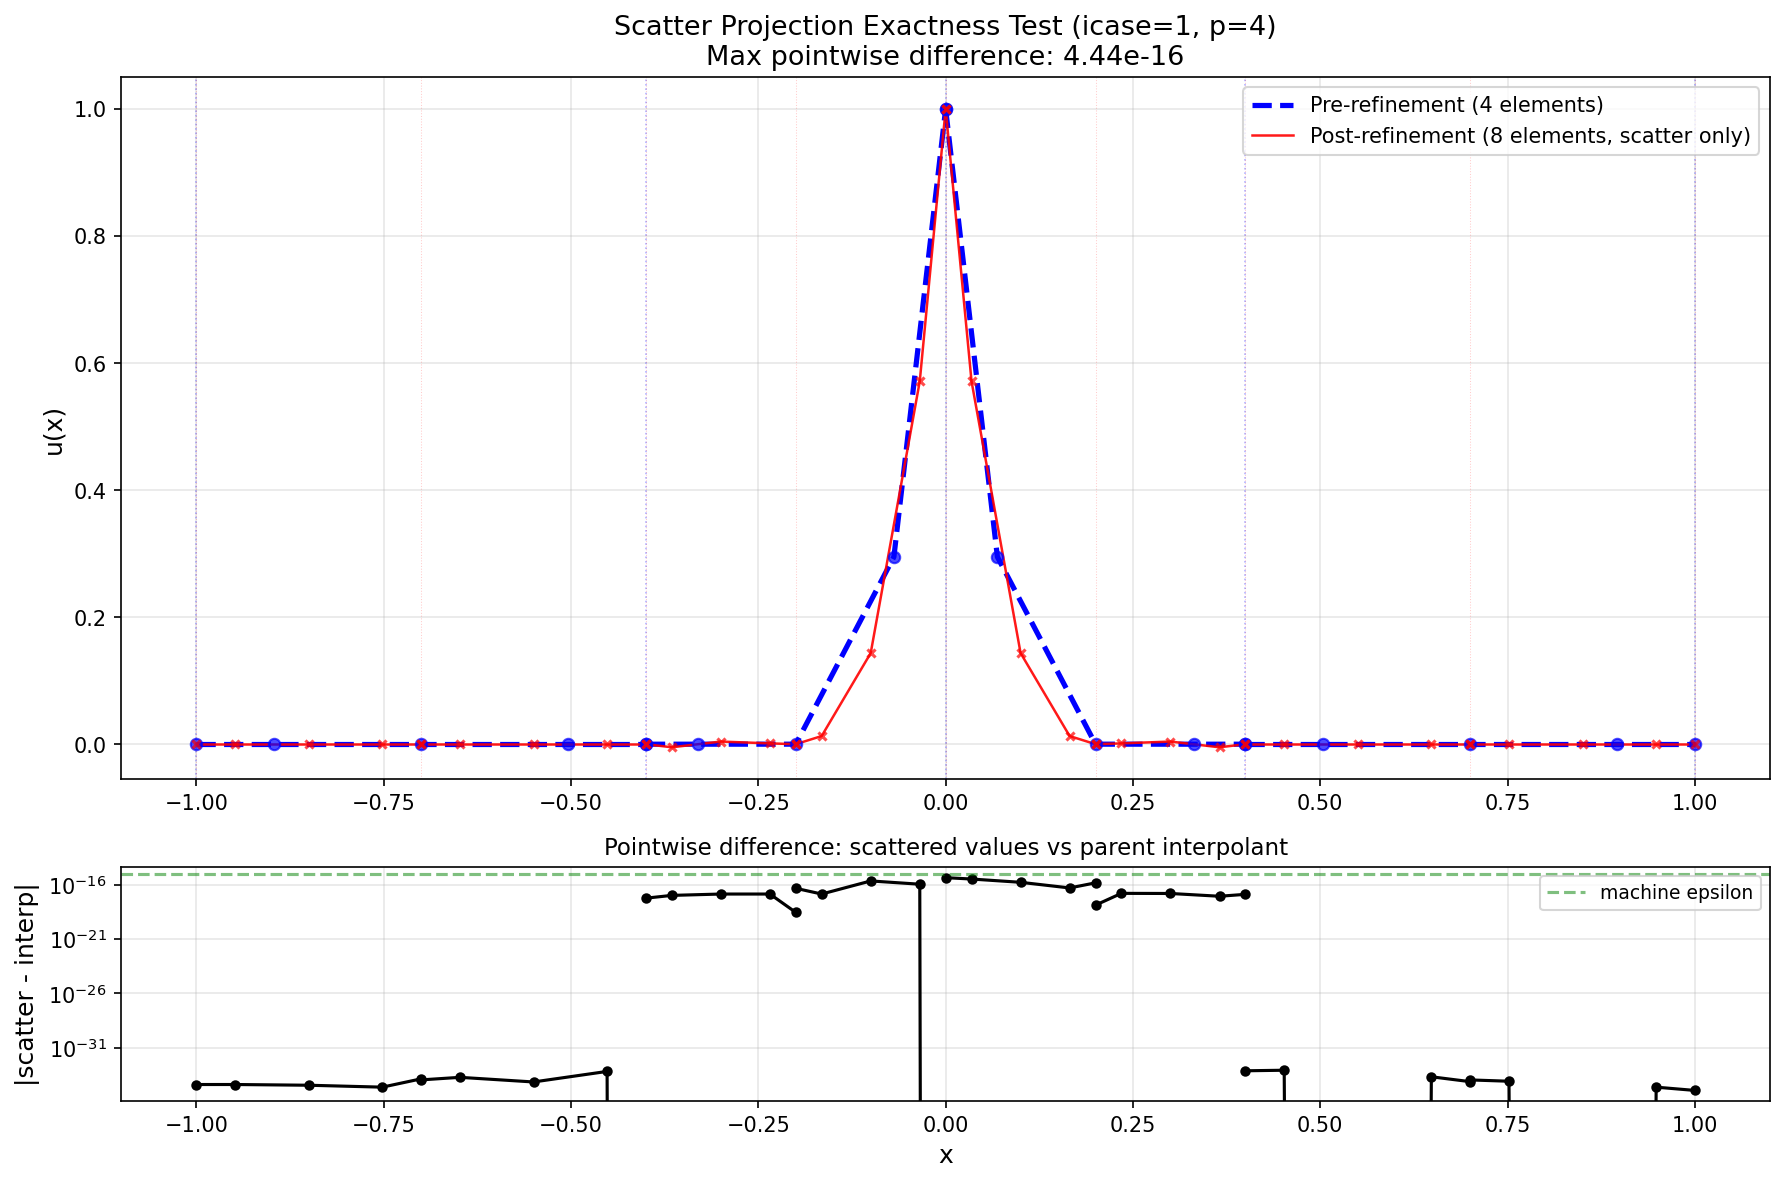

Python code for this plot:
"""
Test: Is scatter projection exact for degree-p polynomials?

Initialize the Gaussian IC (icase=1) on the 4-element base mesh [-1, -0.4, 0, 0.4, 1].
Plot the solution (dashed). Refine all 4 elements via scatter projection (no time-stepping).
Plot the refined solution on top (solid). If scatter is exact, the curves overlap perfectly.

Also: evaluate the parent Lagrange interpolants at the children's physical node locations
and compare directly against the scattered values. This isolates the scatter operation from
any grid-rebuild or matrix-update effects.

Run from project root:
    python -m tests.multiround_buildout.test_projection_exactness
    
Or directly (with path setup):
    python tests/multiround_buildout/test_projection_exactness.py
"""

import os
import sys

import matplotlib.pyplot as plt
import numpy as np

from backends.python_1d.dg.basis import Lagrange_basis
from backends.python_1d.solvers.dg_advection_solver_multiround import DGAdvectionSolver


def main():
    # =========================================================================
    # 1. Initialize solver on 4-element base mesh
    # =========================================================================
    xelem = np.array([-1.0, -0.4, 0.0, 0.4, 1.0])
    solver = DGAdvectionSolver(
        nop=4,
        xelem=xelem,
        max_elements=64,
        max_level=4,
        courant_max=0.1,
        icase=1,          # Gaussian pulse
        periodic=True,
        verbose=False,
        balance=False
    )

    ngl = solver.ngl  # 5 LGL nodes per element

    # =========================================================================
    # 2. Capture pre-refinement state
    # =========================================================================
    pre_coord = solver.coord.copy()
    pre_q = solver.q.copy()
    pre_active = solver.active.copy()
    pre_nelem = solver.nelem
    pre_intma = solver.intma.copy()
    pre_xelem = solver.xelem.copy()
    xgl = solver.xgl.copy()

    print("=" * 70)
    print("SCATTER PROJECTION EXACTNESS TEST")
    print("=" * 70)
    print(f"\nPre-refinement: {pre_nelem} elements, {len(pre_q)} DOFs")
    print(f"Element boundaries: {pre_xelem}")
    print(f"Active element IDs: {pre_active}")

    # Store per-element data for later interpolation check
    parent_data = []
    for i in range(pre_nelem):
        nodes = pre_intma[:, i]
        parent_data.append({
            'x': pre_coord[nodes].copy(),
            'u': pre_q[nodes].copy(),
            'x_left': pre_xelem[i],
            'x_right': pre_xelem[i + 1],
        })

    # =========================================================================
    # 3. Refine all 4 elements (scatter projection, no time-stepping)
    # =========================================================================
    # Refine all base elements via the single-element primitive, high index to
    # low so positions don't shift; children of parent p land at 2p, 2p+1.
    for i in reversed(range(pre_nelem)):
        solver.refine_element(i)

    post_coord = solver.coord.copy()
    post_q = solver.q.copy()
    post_nelem = solver.nelem
    post_intma = solver.intma.copy()
    post_xelem = solver.xelem.copy()

    print(f"\nPost-refinement: {post_nelem} elements, {len(post_q)} DOFs")
    print(f"Element boundaries: {post_xelem}")

    # =========================================================================
    # 4. Direct interpolation check (bypasses grid rebuild entirely)
    #    For each parent, evaluate its Lagrange interpolant at child node
    #    physical locations, compare against scattered child values.
    # =========================================================================
    print("\n" + "-" * 70)
    print("DIRECT INTERPOLATION CHECK")
    print("(Evaluate parent polynomial at child node locations vs scattered values)")
    print("-" * 70)

    max_diff_overall = 0.0

    for p_idx in range(pre_nelem):
        p = parent_data[p_idx]
        p_u = p['u']        # parent's 5 nodal values
        p_left = p['x_left']
        p_right = p['x_right']
        p_width = p_right - p_left

        # The two children of this parent are at post-refinement indices 2*p_idx, 2*p_idx+1
        for c_local in range(2):
            c_idx = 2 * p_idx + c_local
            c_nodes = post_intma[:, c_idx]
            c_x_phys = post_coord[c_nodes]   # child's physical node locations
            c_u_scatter = post_q[c_nodes]     # child's scattered values

            # Map child physical locations into parent's reference [-1, 1]
            c_x_ref = 2.0 * (c_x_phys - p_left) / p_width - 1.0

            # Evaluate parent's Lagrange interpolant at these reference locations
            psi_at_child, _ = Lagrange_basis(ngl, ngl, xgl, c_x_ref)
            u_interp = psi_at_child.T @ p_u  # (5,) interpolated values

            diff = np.abs(c_u_scatter - u_interp)
            max_diff = np.max(diff)
            max_diff_overall = max(max_diff_overall, max_diff)

            label = "left" if c_local == 0 else "right"
            print(f"  Parent {p_idx} -> {label} child (elem {c_idx}): "
                  f"max|scatter - interp| = {max_diff:.2e}")

    print(f"\n  >>> OVERALL MAX DIFFERENCE: {max_diff_overall:.2e}")
    if max_diff_overall < 1e-13:
        print("  >>> VERDICT: Scatter projection is EXACT (to machine precision)")
    elif max_diff_overall < 1e-10:
        print("  >>> VERDICT: Scatter projection has SMALL errors (likely floating point)")
    else:
        print("  >>> VERDICT: Scatter projection has SIGNIFICANT errors — investigate!")

    # =========================================================================
    # 5. Plot: pre-refinement (dashed) vs post-refinement (solid)
    # =========================================================================
    fig, axes = plt.subplots(2, 1, figsize=(12, 8), gridspec_kw={'height_ratios': [3, 1]})

    # --- Top panel: solution overlay ---
    ax = axes[0]

    # Plot pre-refinement solution element by element (dashed, thick)
    for i in range(pre_nelem):
        nodes = pre_intma[:, i]
        x_elem = pre_coord[nodes]
        u_elem = pre_q[nodes]
        label = 'Pre-refinement (4 elements)' if i == 0 else None
        ax.plot(x_elem, u_elem, 'b--', linewidth=2.5, label=label)

    # Plot post-refinement solution element by element (solid, thinner)
    for i in range(post_nelem):
        nodes = post_intma[:, i]
        x_elem = post_coord[nodes]
        u_elem = post_q[nodes]
        label = 'Post-refinement (8 elements, scatter only)' if i == 0 else None
        ax.plot(x_elem, u_elem, 'r-', linewidth=1.2, label=label, alpha=0.9)

    # Mark element boundaries
    for xb in pre_xelem:
        ax.axvline(xb, color='blue', linestyle=':', alpha=0.3, linewidth=0.8)
    for xb in post_xelem:
        ax.axvline(xb, color='red', linestyle=':', alpha=0.2, linewidth=0.5)

    # Mark pre-refinement LGL nodes
    ax.scatter(pre_coord, pre_q, color='blue', s=30, zorder=5, alpha=0.7)
    # Mark post-refinement LGL nodes
    ax.scatter(post_coord, post_q, color='red', s=15, zorder=5, marker='x', alpha=0.7)

    ax.set_ylabel('u(x)', fontsize=12)
    ax.set_title(f'Scatter Projection Exactness Test (icase=1, p=4)\n'
                 f'Max pointwise difference: {max_diff_overall:.2e}', fontsize=13)
    ax.legend(fontsize=10, loc='upper right')
    ax.grid(True, alpha=0.3)

    # --- Bottom panel: pointwise difference at child nodes ---
    ax2 = axes[1]

    for p_idx in range(pre_nelem):
        p = parent_data[p_idx]
        p_u = p['u']
        p_left = p['x_left']
        p_right = p['x_right']
        p_width = p_right - p_left

        for c_local in range(2):
            c_idx = 2 * p_idx + c_local
            c_nodes = post_intma[:, c_idx]
            c_x_phys = post_coord[c_nodes]
            c_u_scatter = post_q[c_nodes]

            c_x_ref = 2.0 * (c_x_phys - p_left) / p_width - 1.0
            psi_at_child, _ = Lagrange_basis(ngl, ngl, xgl, c_x_ref)
            u_interp = psi_at_child.T @ p_u

            diff = np.abs(c_u_scatter - u_interp)
            ax2.semilogy(c_x_phys, diff, 'ko-', markersize=4)

    ax2.set_xlabel('x', fontsize=12)
    ax2.set_ylabel('|scatter - interp|', fontsize=12)
    ax2.set_title('Pointwise difference: scattered values vs parent interpolant', fontsize=11)
    ax2.grid(True, alpha=0.3)
    ax2.axhline(1e-15, color='green', linestyle='--', alpha=0.5, label='machine epsilon')
    ax2.legend(fontsize=9)

    plt.tight_layout()

    # Save
    out_path = os.path.join(os.path.dirname(__file__), 'projection_exactness.png')
    plt.savefig(out_path, dpi=150, bbox_inches='tight')
    print(f"\nFigure saved to: {out_path}")
    plt.close()

    return max_diff_overall


if __name__ == '__main__':
    max_diff = main()
    sys.exit(0 if max_diff < 1e-10 else 1)
